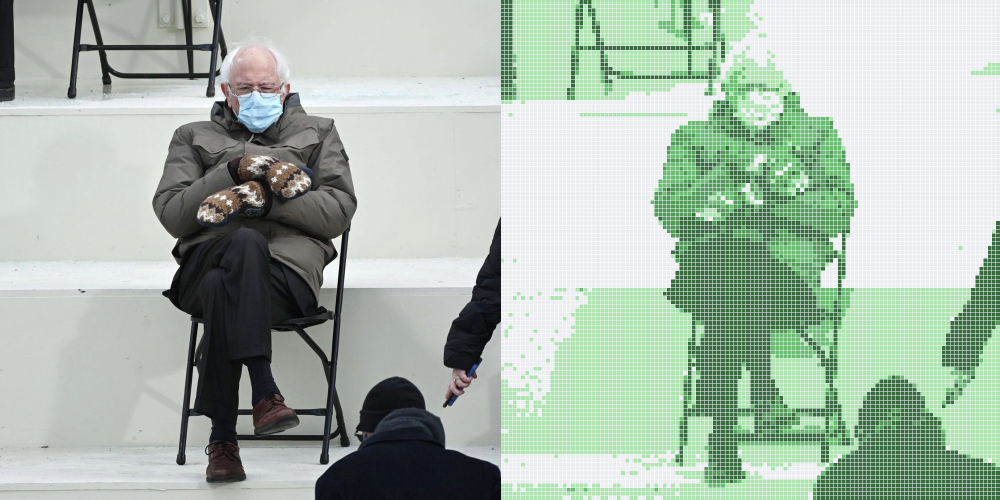
#> input picture img/example1.png, 2000 x 1000 px (shown at 1/2 size)
$ python script.py img/example1.png img 5
#> lines starting #> are read from the running program, lines starting #| are printed output that depends on the picture; after the words box and inside, x2 and y2 are one past the last pixel; in counts of white or black regions, pixels touching at a corner belong together
import cv2
import sys
import numpy as np

input = cv2.imread(sys.argv[1])
#> input is the input picture: shape (1000, 2000, 3); mean B, G, R 173, 185.9, 170.5

height, width = input.shape[:2]
#> height = 1000; width = 2000

w, h = (int(sys.argv[3]), int(sys.argv[3]))

image = cv2.resize(input, (w, h), interpolation=cv2.INTER_LINEAR)

gray = cv2.cvtColor(image, cv2.COLOR_BGR2GRAY)
#> gray = [[39, 214, 211, 206, 250], [214, 116, 211, 215, 250], [217, 115, 29, 206, 250], [194, 152, 191, 206, 237], [192, 179, 178, 236, 206]]

for i in range(0, h):
    for j in range(0, w):

        value = gray[i,j]

        if value <= 51:
            image[i,j] = [56,110,32]           # github's dark green
        elif value > 51 and value <= 102:
            image[i,j] = [78,161,47]           # github's medium-dark green
        elif value > 102 and value <= 153:
            image[i,j] = [100,196,65]          # github's medium green
        elif value > 153 and value <= 204:
            image[i,j] = [168,233,155]         # github's medium-light green
        elif value > 204 and value <= 255:
            image[i,j] = [240,237,235]         # github's light green

width, height = 1000, 1000

output = cv2.resize(image, (width, height), interpolation=cv2.INTER_NEAREST)
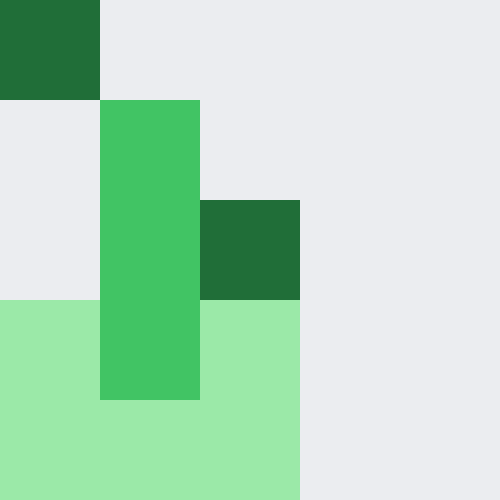
#> output: shape (1000, 1000, 3) (shown at 1/2 size); mean of channels 0, 1, 2 194.1, 221.1, 182.4; drawn as B, G, R

for i in range(1, w):
    cv2.line(output, (int(i*width/w), 0), (int(i*width/w), height), (255, 255, 255), thickness=1)
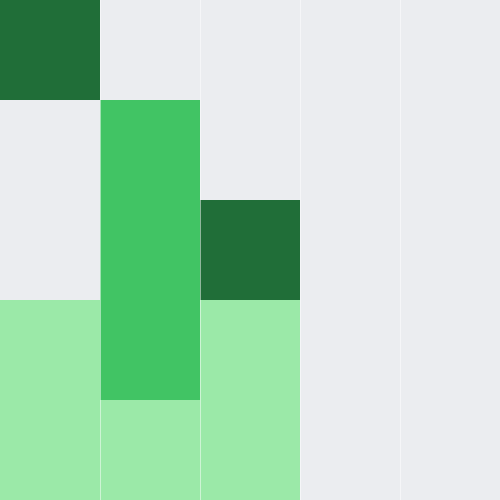
#> output: shape (1000, 1000, 3) (shown at 1/2 size); 0.4% of pixels changed, all inside (x1, y1, x2, y2) = (200, 0, 801, 1000); drawn as B, G, R
for i in range(1, h):
    cv2.line(output, (0, int(i*height/h)), (width, int(i*height/h)), (255, 255, 255), thickness=1)
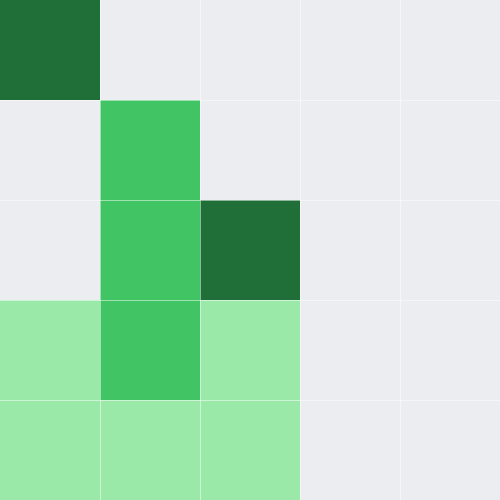
#> output: shape (1000, 1000, 3) (shown at 1/2 size); 0.4% of pixels changed, all inside (x1, y1, x2, y2) = (0, 200, 1000, 801); drawn as B, G, R


#cv2.imshow('Output', output)

folder = sys.argv[2] + "/"

cv2.imwrite(folder+"output"+str(w)+"x"+str(h)+".jpg", output)

#cv2.waitKey(0)
#cv2.destroyAllWindows()

$ run again, on img/example3.png
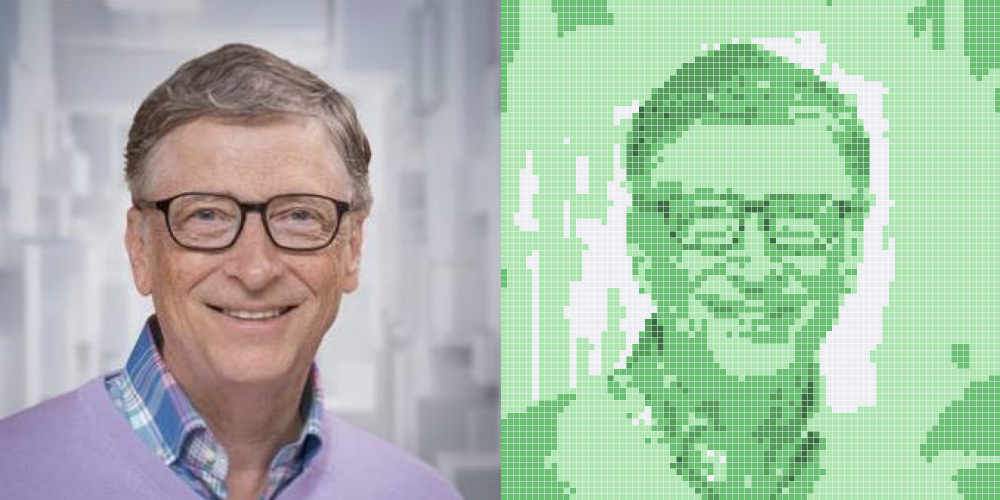
#> input picture img/example3.png, 2000 x 1000 px (shown at 1/2 size)
#> input is the input picture: shape (1000, 2000, 3); mean B, G, R 170.1, 189.6, 169.5
#> gray = [[168, 212, 147, 225, 225], [186, 186, 179, 225, 225], [220, 57, 191, 184, 225], [204, 117, 163, 197, 225], [163, 52, 152, 223, 225]]
#> after the loop `for i in range(1, w):`:
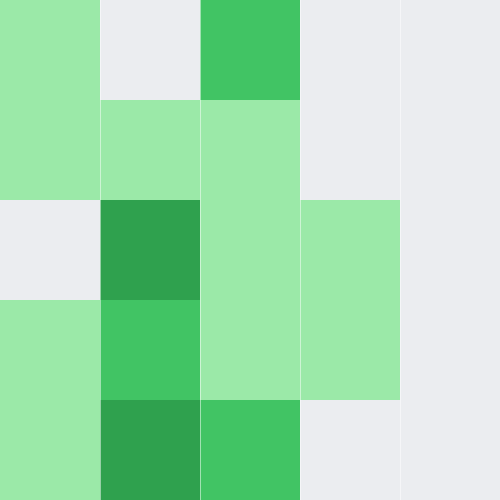
#> output: shape (1000, 1000, 3) (shown at 1/2 size); mean of channels 0, 1, 2 181.7, 224.5, 167.9; drawn as B, G, R
#> after the loop `for i in range(1, h):`:
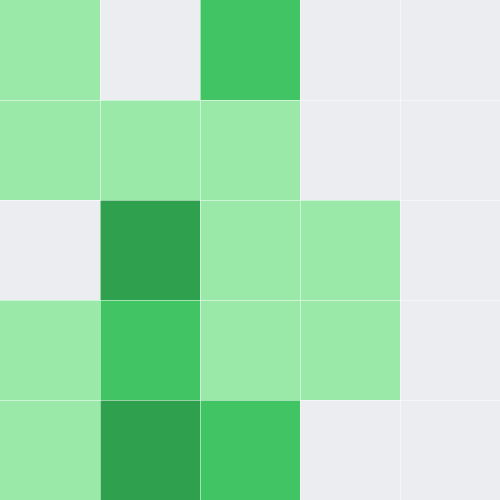
#> output: shape (1000, 1000, 3) (shown at 1/2 size); 0.4% of pixels changed, all inside (x1, y1, x2, y2) = (0, 200, 1000, 801); drawn as B, G, R

$ run again, on img/example4.png
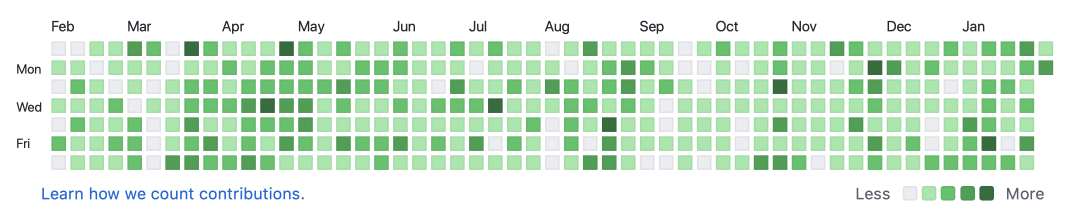
#> input picture img/example4.png, 3238 x 644 px (shown at 1/3 size)
#> input is the input picture: shape (644, 3238, 3); mean B, G, R 218.3, 236.9, 216.5
#> gray = [[255, 255, 255, 255, 255], [255, 206, 196, 206, 206], [255, 206, 196, 206, 206], [255, 196, 196, 196, 150], [255, 255, 255, 255, 127]]
#> after the loop `for i in range(1, w):`:
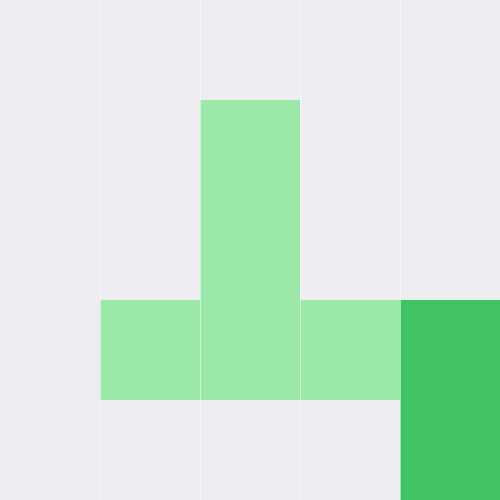
#> output: shape (1000, 1000, 3) (shown at 1/2 size); mean of channels 0, 1, 2 214.6, 233, 205.6; drawn as B, G, R
#> after the loop `for i in range(1, h):`:
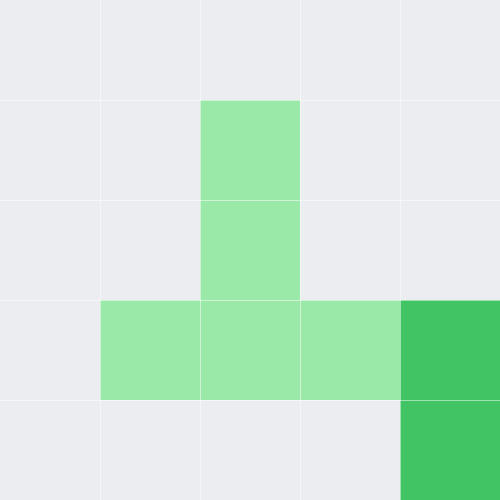
#> output: shape (1000, 1000, 3) (shown at 1/2 size); 0.4% of pixels changed, all inside (x1, y1, x2, y2) = (0, 200, 1000, 801); drawn as B, G, R
